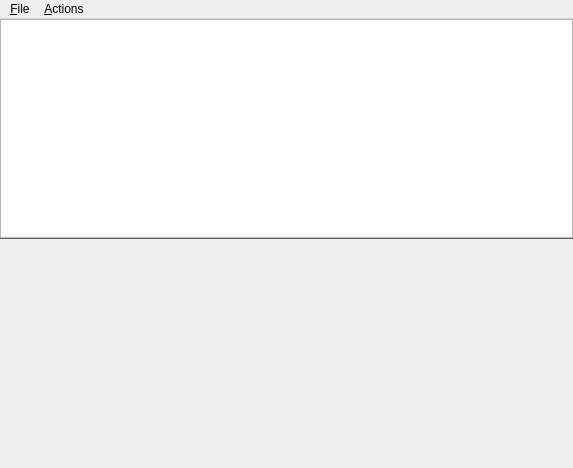
<?xml version="1.0" encoding="UTF-8"?>
<ui version="4.0">
 <class>DiagramConfiguration</class>
 <widget class="QMainWindow" name="DiagramConfiguration">
  <property name="geometry">
   <rect>
    <x>0</x>
    <y>0</y>
    <width>573</width>
    <height>468</height>
   </rect>
  </property>
  <property name="styleSheet">
   <string notr="true">
     QSplitter::handle::horizontal, QSplitter::handle::vertical { width: 6px; background-color: #666; }
   </string>
  </property>
  <widget class="QWidget" name="centralwidget_">
   <layout class="QVBoxLayout" name="vboxlayout_">
    <property name="spacing">
     <number>0</number>
    </property>
    <property name="leftMargin">
     <number>0</number>
    </property>
    <property name="topMargin">
     <number>0</number>
    </property>
    <property name="rightMargin">
     <number>0</number>
    </property>
    <property name="bottomMargin">
     <number>0</number>
    </property>
    <item>
     <widget class="QSplitter" name="wrapper">
      <property name="sizePolicy">
       <sizepolicy hsizetype="Preferred" vsizetype="Preferred">
        <horstretch>0</horstretch>
        <verstretch>0</verstretch>
       </sizepolicy>
      </property>
      <property name="orientation">
       <enum>Qt::Vertical</enum>
      </property>
      <property name="opaqueResize">
       <bool>false</bool>
      </property>
      <property name="handleWidth">
       <number>1</number>
      </property>
      <property name="childrenCollapsible">
       <bool>true</bool>
      </property>
      <widget class="QTreeWidget" name="tree_">
       <property name="sizePolicy">
        <sizepolicy hsizetype="Preferred" vsizetype="Preferred">
         <horstretch>1</horstretch>
         <verstretch>1</verstretch>
        </sizepolicy>
       </property>
       <property name="minimumSize">
        <size>
         <width>0</width>
         <height>0</height>
        </size>
       </property>
       <property name="horizontalScrollBarPolicy">
        <enum>Qt::ScrollBarAsNeeded</enum>
       </property>
       <attribute name="headerVisible">
        <bool>false</bool>
       </attribute>
       <column>
        <property name="text">
         <string notr="true">1</string>
        </property>
       </column>
      </widget>
      <widget class="SvgView" name="svg_view_" native="true">
       <property name="sizePolicy">
        <sizepolicy hsizetype="Preferred" vsizetype="Preferred">
         <horstretch>1</horstretch>
         <verstretch>1</verstretch>
        </sizepolicy>
       </property>
       <property name="minimumSize">
        <size>
         <width>0</width>
         <height>200</height>
        </size>
       </property>
       <property name="baseSize">
        <size>
         <width>0</width>
         <height>0</height>
        </size>
       </property>
      </widget>
     </widget>
    </item>
   </layout>
  </widget>
  <widget class="QMenuBar" name="menubar_">
   <property name="geometry">
    <rect>
     <x>0</x>
     <y>0</y>
     <width>573</width>
     <height>19</height>
    </rect>
   </property>
   <widget class="QMenu" name="fileMenu_">
    <property name="title">
     <string>&amp;File</string>
    </property>
    <addaction name="exitAction_"/>
   </widget>
   <widget class="QMenu" name="actionsMenu_">
    <property name="title">
     <string>&amp;Actions</string>
    </property>
    <addaction name="revealChildrenAction_"/>
    <addaction name="separator"/>
    <addaction name="exportAction_"/>
    <addaction name="separator"/>
    <addaction name="togglePreviewAction_"/>
    <addaction name="toggleLayoutAction_"/>
   </widget>
   <addaction name="fileMenu_"/>
   <addaction name="actionsMenu_"/>
  </widget>
  <action name="exitAction_">
   <property name="text">
    <string>E&amp;xit</string>
   </property>
   <property name="shortcut">
    <string>Ctrl+Q</string>
   </property>
  </action>
  <action name="revealChildrenAction_">
   <property name="text">
    <string>Reveal Children</string>
   </property>
   <property name="shortcut">
    <string>Ctrl+R</string>
   </property>
  </action>
  <action name="exportAction_">
   <property name="text">
    <string>Export</string>
   </property>
   <property name="shortcut">
    <string>Ctrl+S</string>
   </property>
  </action>
  <action name="togglePreviewAction_">
   <property name="text">
    <string>Toggle UML</string>
   </property>
   <property name="shortcut">
    <string>Ctrl+T</string>
   </property>
  </action>
  <action name="toggleLayoutAction_">
   <property name="text">
    <string>Toggle Preview</string>
   </property>
   <property name="shortcut">
    <string>Ctrl+E</string>
   </property>
  </action>
 </widget>
 <customwidgets>
  <customwidget>
   <class>SvgView</class>
   <header>INCode.widgets</header>
  </customwidget>
 </customwidgets>
 <resources/>
 <connections/>
</ui>
